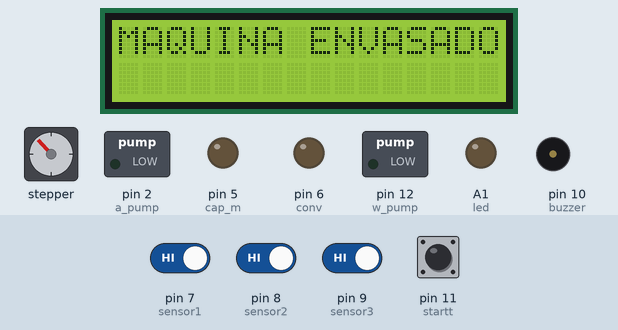
Bench run of a sketch on a simulated Arduino Uno, built with avr-gcc and run on an emulated ATmega328P. On the bench: stepper motor, 16×2 character LCD, switched loads named in the sketch (green lamp = pin HIGH), output pins drawn as LEDs (lit = HIGH), buzzer (waves = sounding). Wiring (inferred from the names in the program): stepper motor driver (200 steps per turn assumed): step pin 3; direction pin 4. Inputs (shaded band) come from the test bench; at power-on: pin 7 (sensor1), pin 8 (sensor2), pin 9 (sensor3), pin 11 (startt) HIGH. Pins used as bus, display or sensor lines are not drawn.

Above: at 0.9 s.
1.0 s: pin 7 (sensor1) driven LOW
At 3.7 s:
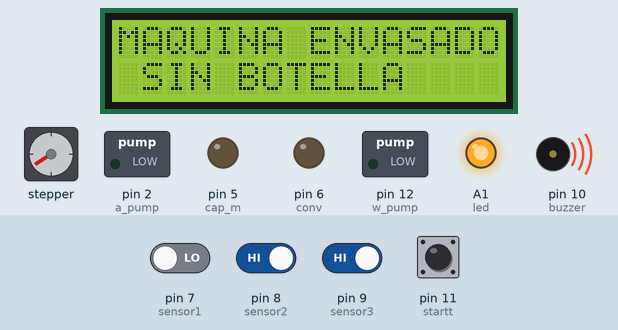
4.0 s: pin 8 (sensor2) driven LOW
At 6.9 s:
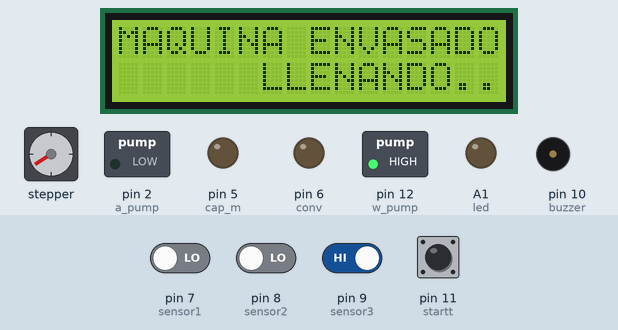
13.0 s: pin 7 (sensor1) driven LOW
16.0 s: pin 8 (sensor2) driven HIGH
At 18.3 s:
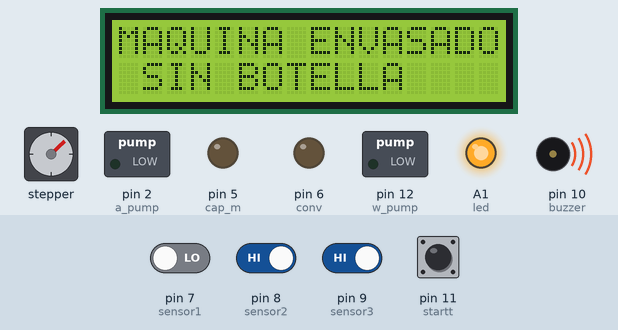
19.0 s: pin 8 (sensor2) driven LOW
At 22.3 s:
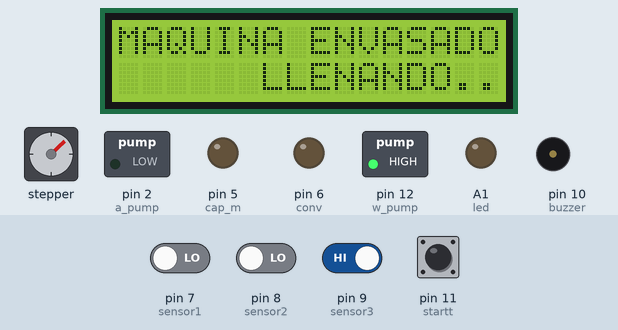
Timing chart, 0 to 26.6 s (numbered marks = the images above; inputs shaded):
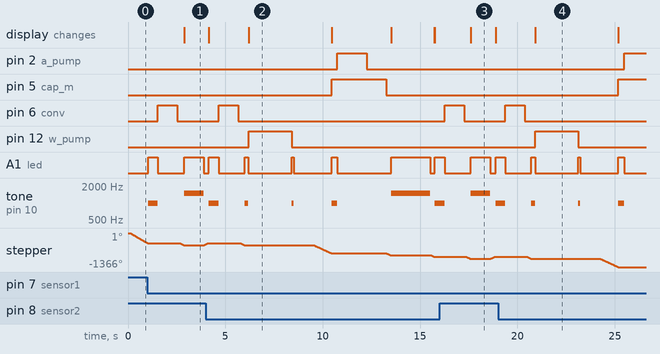

Measured:
- after the input at 1.0 s, pin 6 (conv): LOW → HIGH after 0.54 s, → LOW 1.0 s later; A1 (led): LOW → HIGH at once, → LOW 0.50 s later, → HIGH 1.4 s later, → LOW 1.0 s later; tone on pin 10 (buzzer): silent → 1000 Hz at once, → silent 0.50 s later, → 1500 Hz 1.4 s later, → silent 1.0 s later; the display: changes after 1.9 s (image 1)
- after the input at 4.0 s, pin 2 (a_pump): LOW → HIGH after 6.8 s, → LOW 1.5 s later; pin 5 (cap_m): LOW → HIGH after 6.5 s; pin 6 (conv): goes on until 5.7 s, then stays LOW; pin 12 (w_pump): LOW → HIGH after 2.2 s, → LOW 2.2 s later
- after the input at 16.0 s, pin 12 (w_pump): stays LOW (without the input it goes to HIGH after 1.8 s); the display: changes after 1.6 s (image 3)
- after the input at 19.0 s, pin 2 (a_pump): LOW → HIGH after 6.5 s; pin 5 (cap_m): LOW → HIGH after 6.2 s; pin 6 (conv): goes on until 20.4 s, then stays LOW; pin 12 (w_pump): LOW → HIGH after 1.9 s, → LOW 2.2 s later; the display: changes after 1.9 s (image 4)

The sketch:

Programacion.ino
```cpp
//****************** MÁQUINA ENVASADORA PARA BOTELLAS *********************//
//******************INSTITUTO TECNOLÓGICO DE IZTAPALAPA ********************//
//**************BY: TAMARA GONZALEZ, JOHANA LÓPEZ & FREDY HERNÁNDEZ ********************//
//************************ INGENIERIA MECATRÓNICA *********************************//

#include <Wire.h>
#include <LiquidCrystal_I2C.h>
LiquidCrystal_I2C lcd(0x27, 16, 2);

const int stepPin = 3;
const int dirPin = 4;
int sensor1 = 7;
int sensor2 = 8;
int sensor3 = 9;
int led = A1;
int w_pump = 12;
int a_pump = 2;
int cap_m = 5;
int conv = 6;
int buzzer = 10;
int startt = 11;

void setup()
{
  lcd.begin();
 lcd.backlight();
 lcd.clear();
   lcd.setCursor(0,0);
  lcd.print("MAQUINA ENVASADORA");
   lcd.setCursor(0,1);
  lcd.print("*** INICIAR *** ");


pinMode(startt, INPUT_PULLUP);
 pinMode (buzzer,OUTPUT);
 pinMode (sensor1, INPUT);
 pinMode (sensor2, INPUT);
 pinMode (sensor3, INPUT);
 pinMode (w_pump,OUTPUT);
 pinMode (a_pump,OUTPUT);
 pinMode (cap_m,OUTPUT);
  pinMode (conv,OUTPUT);
 pinMode (led,OUTPUT);
  pinMode(stepPin,OUTPUT);
  pinMode(dirPin,OUTPUT);

    while(digitalRead(sensor1) == HIGH)
  {
   digitalWrite(dirPin,LOW);
    digitalWrite(stepPin,HIGH);
    delayMicroseconds(2000);
    digitalWrite(stepPin,LOW);
    delayMicroseconds(2000);


 if(digitalRead(sensor1) == LOW)
 break;
}
}

void loop()
{
 if (digitalRead (startt) == HIGH)
 {
    while(1)
{

  lcd.setCursor(0,1);
  lcd.print("                    ");
  lcd.setCursor(0,2);
  lcd.print("                    ");


    while(digitalRead(sensor1) == HIGH)
  {
  digitalWrite(dirPin,LOW);
    digitalWrite(stepPin,HIGH);
    delayMicroseconds(2000);
    digitalWrite(stepPin,LOW);
    delayMicroseconds(2000);

 if(digitalRead(sensor1) == LOW)
 break;
  }

  digitalWrite(led,HIGH);
  tone(buzzer, 1000);
  delay(500);
  noTone(buzzer);
  digitalWrite(led,LOW);
 digitalWrite(conv,HIGH);
 delay(1000);
 digitalWrite(conv,LOW);
 delay(100);

 digitalWrite(dirPin,LOW);
  for(int x = 0; x < 45; x++)
  {
    digitalWrite(stepPin,HIGH);
    delayMicroseconds(2500);
    digitalWrite(stepPin,LOW);
    delayMicroseconds(2500);
  }

if(digitalRead(sensor2) == LOW)
   {
  digitalWrite(led,HIGH);
  tone(buzzer, 1000);
  delay(200);
  noTone(buzzer);
  digitalWrite(led,LOW);
   lcd.setCursor(0,1);
  lcd.print("      LLENANDO...    ");

   digitalWrite(w_pump,HIGH);
   delay(2200);   //============================================FIN DE LLENADO===================//
   digitalWrite(w_pump,LOW);
     digitalWrite(led,HIGH);
  tone(buzzer, 1000);
  delay(100);
  noTone(buzzer);
  digitalWrite(led,LOW);
  delay(1000);
     lcd.setCursor(0,1);
  lcd.print("      ENRROSCANDO...    ");

    digitalWrite(dirPin,LOW);
  for(int x = 0; x < 185; x++)
  {
    digitalWrite(stepPin,HIGH);
    delayMicroseconds(2500);
    digitalWrite(stepPin,LOW);
    delayMicroseconds(2500);
  }
   digitalWrite(cap_m,HIGH);

  digitalWrite(led,HIGH);
  tone(buzzer, 1000);
  delay(300);
  noTone(buzzer);
  digitalWrite(led,LOW);

   digitalWrite(a_pump,HIGH);
   delay(1500);
   digitalWrite(a_pump,LOW);
    delay(1000);
  digitalWrite(cap_m,LOW);

     lcd.setCursor(0,1);
  lcd.print("                    ");

      digitalWrite(dirPin,LOW);
  for(int x = 0; x < 45; x++)
  {
    digitalWrite(stepPin,HIGH);
    delayMicroseconds(2500);
    digitalWrite(stepPin,LOW);
    delayMicroseconds(2500);
  }
if(digitalRead(sensor3) == LOW)
   {
    delay(500);
   }
else
{
   lcd.setCursor(0,1);
  lcd.print("       ERROR!       ");
   lcd.setCursor(0,2);
  lcd.print("  SIN TAPA   ");

  digitalWrite(led,HIGH);
  tone(buzzer, 1500);
  delay(2000);
  noTone(buzzer);
  digitalWrite(led,LOW);


  lcd.print("       ERROR!       ");
   lcd.setCursor(0,2);
  lcd.print("POR FAVOR REMOVER B");

  digitalWrite(dirPin,LOW);
  for(int x = 0; x < 30; x++)
  {
    digitalWrite(stepPin,HIGH);
    delayMicroseconds(2500);
    digitalWrite(stepPin,LOW);
    delayMicroseconds(2500);
  }

   break;
}

    while(digitalRead(sensor1) == HIGH)
  {
  digitalWrite(dirPin,LOW);
    digitalWrite(stepPin,HIGH);
    delayMicroseconds(2000);
    digitalWrite(stepPin,LOW);
    delayMicroseconds(2000);


 if(digitalRead(sensor1) == LOW)
 break;

   }
 }
else
{
   lcd.setCursor(0,1);
  lcd.print("       ERROR!       ");
   lcd.setCursor(0,2);
  lcd.print(" SIN BOTELLA ");

  digitalWrite(led,HIGH);
  tone(buzzer, 1500);
  delay(1000);
  noTone(buzzer);
  digitalWrite(led,LOW);
  digitalWrite(dirPin,HIGH);
  for(int x = 0; x < 45; x++)
  {
    digitalWrite(stepPin,HIGH);
    delayMicroseconds(2500);
    digitalWrite(stepPin,LOW);
    delayMicroseconds(2500);
  }
  break;
}
}
}
}
```
